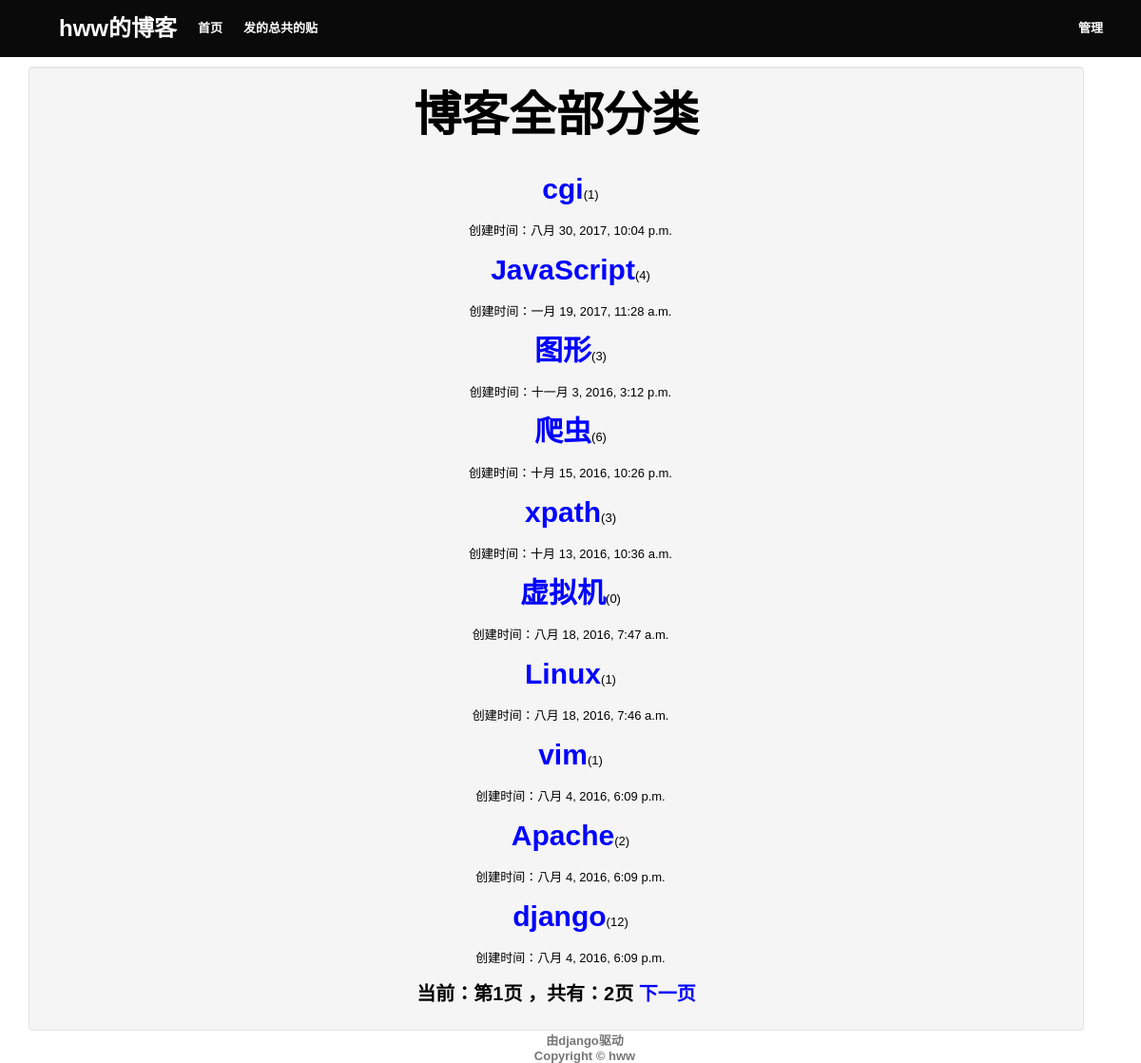
/category/all/this, run on the app's committed database.
### myblog/models.py (models this page shows, shortened)
class Category(models.Model):
    name=models.CharField('文章类别',max_length=32)
    time=models.DateTimeField('第一次创建时间',auto_now_add=True)
    class Meta:
        ordering=['-time']

### myblog/views.py (the view)
# urls.py: url(r'^category/all/this',views.allofcategory,name='category'),
def allofcategory(request):
    category=Category.objects.all()
    paginator = Paginator(category, 10) # Show 25 contacts per page
    page = request.GET.get('page')
    try:
        contacts = paginator.page(page)
    except PageNotAnInteger:
        contacts = paginator.page(1)
    except EmptyPage:
        contacts = paginator.page(paginator.num_pages)
    return render(request, 'category_all.html', {'category':contacts})

### myblog/templates/category_all.html (shortened to what this page needs)
<html>
<head>
</head>
<body>
<link href="/static/css/all_category.css" type="text/css" rel="stylesheet" />
	<div class="whole_header">
		<div class="nav">
			<div style="width: 1120px; margin: 0 auto">
				<div class="inner_nav1">
					<a style="font-size: 24px;" href='/'>hww的博客</a>
					<a href="/">首页</a>
					<a href='/'>发的总共的贴</a>
				</div>
				<div class="inner_nav2">
					<a href="/admin">管理</a>
				</div>
			</div>
		</div>
	</div>
	<br/>
	<br/>
	<br/>
	<br/>
<div class="body">
		<div class="col-lg-4">
			<div class="well">
					<div class="h">
					<strong>博客全部分类</strong>
					</div>
					<span class="row">
						<div class="col-lg-12">
							<ul class="list-unstyled" >
								{% for j in category%}
								<li>
									<a style="font-size:30px;line-height:40px;font-weight:blod;" href='/category/{{j.name }}' class="Category" >{{j.name }}</a>({{j.article_set.all|length}})
									<p>创建时间：{{j.time}}</p>
								</li>
								{%endfor%}
							</ul>
						</div>
					</span>
					<div class="pagination">
							<span class="step-links">
								<span class="current">
									<span style="font-weight:bold;">当前：第{{ category.number }}页 ，共有：{{ category.paginator.num_pages }}页</span>
								</span>
								{% if category.has_next %}
									<a href="?page={{ category.next_page_number }}">下一页</a>
								{% endif %}
							</span>
					</div>
			</div>
		</div>
		<footer>
			<div class="text-center">
				<div class="row">
					<div class="col-lg-12">
						<div class="text-muted">
							<a href="https://www.djangoproject.com/">由django驱动</a>
							<br/>
							<a href="/introduce">Copyright © hww</a>
						</div>
					</div>
				</div>
			</div>
		</footer>
</div>
</body>
</html>

### myblog/static/css/all_category.css (style rules this page uses)
body { margin:0; padding:0; font-family:"Microsoft YaHei",sans-serif; font-size: 13px; }
a { font-weight:bold; }
.nav { width: 100%; height:60px; background: #000 none repeat scroll 0 0; opacity: 0.96; position: fixed; top: 0; left:0; z-index: 10; text-decoration:none; }
.inner_nav1 a { font-family:"Helvitica Neue",Helvitica,Arial,"Microsoft YaHei",sans-serif; font-size:13px; height:60px; line-height:60px; margin-left:22px; text-align:center; text-decoration:none; color:#FFFFFF; float:left; }
.inner_nav2 a { font-family:"Helvitica Neue",Helvitica,Arial,"Microsoft YaHei",sans-serif; font-size:13px; height:60px; line-height:60px; margin-left:22px; text-align:center; text-decoration:none; color:#FFFFFF; float:right; }
.body { margin:0 auto; width: 1110px; padding-left: 15px; padding-right: 15px; }
.well { background-color: #f5f5f5; border: 1px solid #e3e3e3; border-radius: 4px; box-shadow: 0 1px 1px rgba(0, 0, 0, 0.05) inset; margin-bottom: 0px; min-height: 20px; padding: 25px; }
.well a { text-decoration:none; color:blue; font-size:10px; text-align: center; }
.h { font-size:50px; line-height: 1; margin-bottom:20px; }
.list-unstyled { list-style: outside none none; padding-left: 0; }
.pagination { width:100%; text-align:center; clear:both; }
.pagination a { text-decoration:none; color:blue; font-size:20px; }
.pagination span { font-size:20px; }
.text-center { text-align: center; }
.row { margin-top:10px; }
.col-lg-4 { width: 100%; float: right; min-height: 1px; padding-left: 15px; padding-right: 15px; position: relative; text-align: center; }
.col-lg-12 { width: 100%; float: left; min-height: 1px; padding-left: 15px; padding-right: 15px; position: relative }
.text-muted a { color: #777; text-decoration:none; }

### data on the page
Category: name "cgi", article_set.all|length "1", time "八月 30, 2017, 10:04 p.m."
Category: name "JavaScript", article_set.all|length "4", time "一月 19, 2017, 11:28 a.m."
Category: name "图形", article_set.all|length "3", time "十一月 3, 2016, 3:12 p.m."
Category: name "爬虫", article_set.all|length "6", time "十月 15, 2016, 10:26 p.m."
Category: name "xpath", article_set.all|length "3", time "十月 13, 2016, 10:36 a.m."
Category: name "虚拟机", article_set.all|length "0", time "八月 18, 2016, 7:47 a.m."
Category: name "Linux", article_set.all|length "1", time "八月 18, 2016, 7:46 a.m."
Category: name "vim", article_set.all|length "1", time "八月 4, 2016, 6:09 p.m."
Category: name "Apache", article_set.all|length "2", time "八月 4, 2016, 6:09 p.m."
Category: name "django", article_set.all|length "12", time "八月 4, 2016, 6:09 p.m."

### other printed values
{{ category.number }} "1"
{{ category.paginator.num_pages }} "2"
